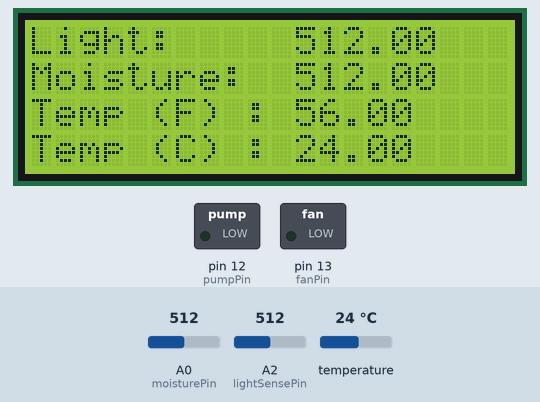
Recording of a sketch running on a simulated Arduino Uno, built with avr-gcc and run on an emulated ATmega328P. On the bench: 20×4 character LCD, switched loads named in the sketch (green lamp = pin HIGH). Inputs (shaded band) come from the test bench; at power-on: A0 (moisturePin) = 512, A2 (lightSensePin) = 512, temperature 24 °C. What the sketch prints to the serial monitor is not drawn.

Above: at 2.2 s.
2.3 s: A0 (moisturePin) set to 537
At 3.2 s:
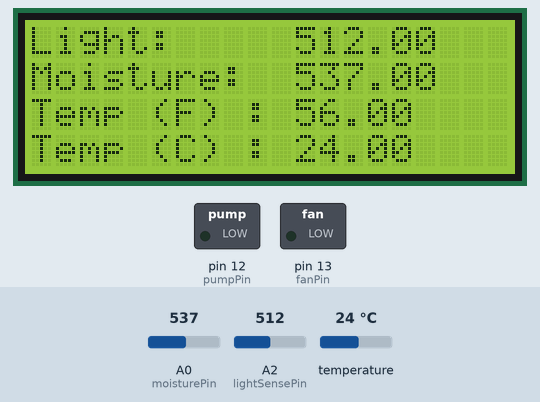
4.3 s: A0 (moisturePin) set to 566
At 5.8 s:
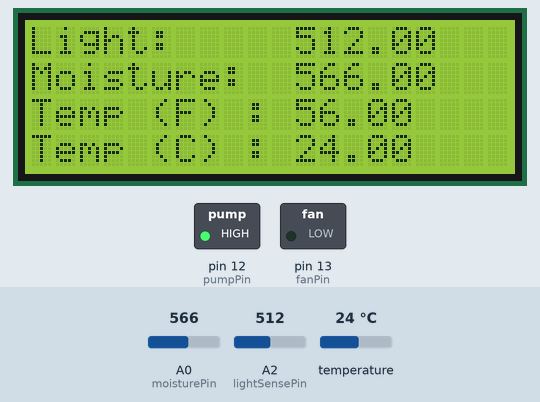
6.1 s: A2 (lightSensePin) set to 63
At 7.1 s:
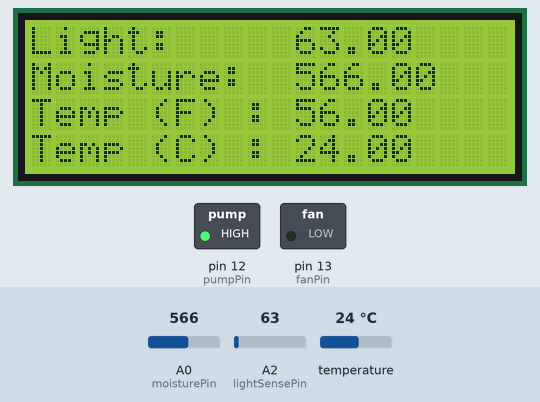
7.8 s: A2 (lightSensePin) set to 55
At 8.4 s:
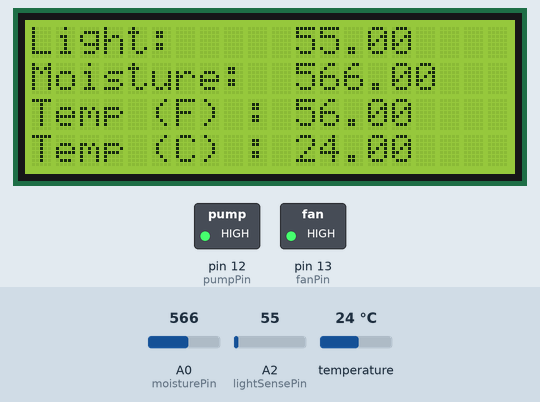
9.5 s: temperature set to 12 °C
At 10.9 s:
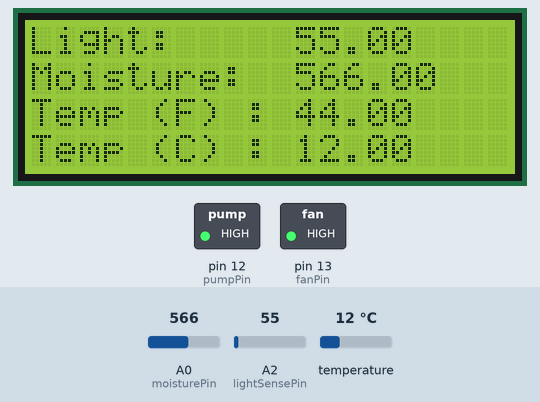
11.3 s: A0 (moisturePin) set to 511
At 12.1 s:
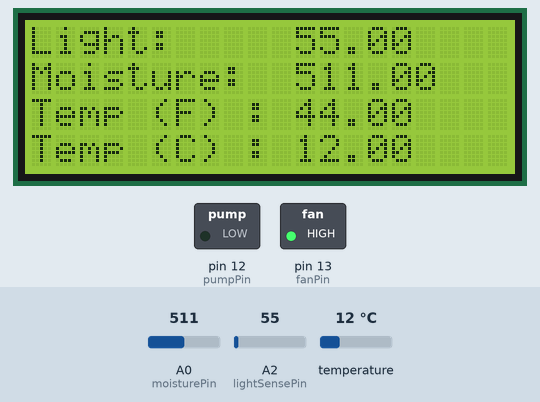
Timing chart, 0 to 14.0 s (numbered marks = the images above; inputs shaded):
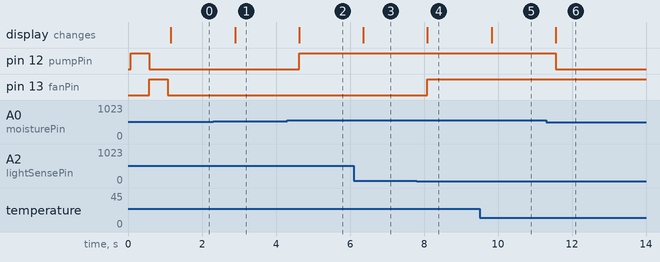

Measured:
- the behaviour switches between 550 and 551 on A0 (moisturePin) (found by bisection; images 1 and 2)
- the behaviour switches between 60 and 59 on A2 (lightSensePin) (found by bisection; images 3 and 4)
- after the input at 2.3 s, the display: changes after 0.59 s (image 1)
- after the input at 4.3 s, pin 12 (pumpPin): LOW → HIGH after 0.33 s; the display: changes after 0.33 s (image 2)
- after the input at 6.1 s, the display: changes after 0.26 s (image 3)
- after the input at 7.8 s, pin 13 (fanPin): LOW → HIGH after 0.29 s; the display: changes after 0.29 s (image 4)
- after the input at 9.5 s, the display: changes after 0.33 s (image 5)
- after the input at 11.3 s, pin 12 (pumpPin): HIGH → LOW after 0.26 s; the display: changes after 0.26 s (image 6)

The sketch:

main.ino
```cpp
#include <Arduino.h>
#include <LiquidCrystal_I2C.h>
#include <DHT22.h>

#define moisturePin A0 // 0(wet) < 670 (Dry)
#define lightSensePin A2 // 500 (Dim) > 0 (Bright)
#define tempSensePin 11 // in a unit already C or F
#define fanPin 13
#define pumpPin 12

// Set Values for specific plant
const float LowMoisture = 550;
const float HighMoisture = 300;
const float lowLight = 75;

// Temp sensor object
DHT22 dht22(tempSensePin);
// LCD object
LiquidCrystal_I2C lcd(0x27,20,4);

void setup() {
  Serial.begin(9600);
  Serial.println("Start");

  //LCD set up
  lcd.init();
  Serial.println("LCD Init");
  lcd.backlight();
  lcd.setCursor(0,0); //Curser starts at the top left
  lcd.print("LCD Setup Done");
  Serial.println("LCD Set Up Done");

  // Input Output Setup
  pinMode(moisturePin, INPUT);
  pinMode(lightSensePin, INPUT);
  pinMode(tempSensePin, INPUT);
  pinMode(fanPin, OUTPUT);
  pinMode(pumpPin, OUTPUT);

  // Test Fan and Pump
  Serial.println("Testing Fan and Pump");
  digitalWrite(pumpPin, HIGH);
  delay(500);
  digitalWrite(pumpPin, LOW);
  digitalWrite(fanPin, HIGH);
  delay(500);
  digitalWrite(fanPin, LOW);

  lcd.clear();
  Serial.println("Set Up Done");
}


void loop() {
  // Read sensor values
  float rawLight = analogRead(lightSensePin);
  float rawMoisture = analogRead(moisturePin);
  float tempC = dht22.getTemperature();
  float tempF = dht22.getTemperature()/(9/5)+32;

  // Map sensor values to percent
  float mappedLight = rawLight;//map(rawLight, 512, 0, 100, 0);
  float mappedMoisture = rawMoisture;//map(rawMoisture, 580, 350, 100, 0);

  // Write data to LCD
  lcd.clear();
  lcd.setCursor(0,0);
  lcd.print("Light:     " + String(mappedLight));
  lcd.setCursor(0,1);
  lcd.print("Moisture:  " + String(mappedMoisture));
  lcd.setCursor(0,2);
  lcd.print("Temp (F) : " + String(tempF));
  lcd.setCursor(0,3);
  lcd.print("Temp (C) : " + String(tempC));

  // Run or turn off fan and pump
  handleFan(mappedLight);
  handlePump(mappedMoisture);
  delay(500);
  Serial.println("loop");
}


void handleFan(float light){
  if(light < 60){
    digitalWrite(fanPin, HIGH);
    Serial.println("run fan");
  }
  else digitalWrite(fanPin, LOW);

}

void handlePump(float moisture){
  if(moisture > LowMoisture){
    Serial.println("run pump");
    digitalWrite(pumpPin, HIGH);

  }
  else digitalWrite(pumpPin, LOW);

}
```
